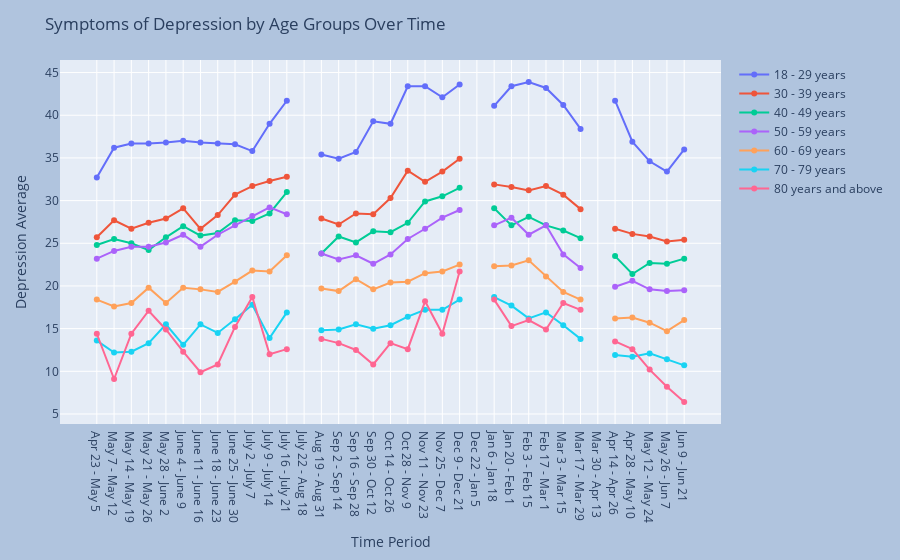

The notebook cell this image was saved under:
### Code cell
#Creating for loop to go through each Age subgroup each time period
#Depression by Age


fig = go.Figure()
for i in ageDF['Subgroup'].drop_duplicates():
    tempDF = ageDF['Subgroup'] == i                   
    tempdataDF=ageDF[tempDF]                                 #pulled age group name for each iteration in line above
    tempName = str(tempdataDF['Subgroup'])                   #names 790+ characters long so I trimmed them
    tempName = tempName[1:-778]                              
    tempName = tempName.strip()                              
    if len(tempName) > 13:                                   #one name is 965 characters so it needs extra trimming
        tempName = tempName[:-167]
    fig.add_trace(go.Scatter(x = tempdataDF['Time Period Label'], y = tempdataDF['Value'],
                            mode = 'lines+markers',
                            name = tempName))
                  
                                                             #create each line 

            
#format the layout of the table
fig.update_layout(title = 'Symptoms of Depression by Age Groups Over Time',
                 xaxis_title = 'Time Period',
                 yaxis_title = 'Depression Average', 
                  margin = dict(l = 60, r = 60, t = 60, b = 60), 
                  showlegend = True,
                 paper_bgcolor = "lightsteelblue")                
fig.update_yaxes(automargin = True)

#save and display figure
#fig.write_image('national_estimate_age_depression.svg')
fig.write_html('national_estimate_age_depression.html', full_html=False)
fig.show()

### Figure 1 — Plotly figure (JSON) as saved in the notebook; plotly's stock layout.template omitted (floating-point values rounded to 4 significant figures)
{"data": [{"mode": "lines+markers", "name": "18 - 29 years", "type": "scatter", "x": ["Apr 23 - May 5", "May 7 - May 12", "May 14 - May 19", "May 21 - May 26", "May 28 - June 2", "June 4 - June 9", "June 11 - June 16", "June 18 - June 23", "June 25 - June 30", "July 2 - July 7", "July 9 - July 14", "July 16 - July 21", "July 22 - Aug 18", "Aug 19 - Aug 31", "Sep 2 - Sep 14", "Sep 16 - Sep 28", "Sep 30 - Oct 12", "Oct 14 - Oct 26", "Oct 28 - Nov 9", "Nov 11 - Nov 23", "Nov 25 - Dec 7", "Dec 9 - Dec 21", "Dec 22 - Jan 5", "Jan 6 - Jan 18", "Jan 20 - Feb 1", "Feb 3 - Feb 15", "Feb 17 - Mar 1", "Mar 3 - Mar 15", "Mar 17 - Mar 29", "Mar 30 - Apr 13", "Apr 14 - Apr 26", "Apr 28 - May 10", "May 12 - May 24", "May 26 - Jun 7", "Jun 9 - Jun 21"], "y": [32.7, 36.2, 36.7, 36.7, 36.8, 37, 36.8, 36.7, 36.6, 35.8, 39, 41.7, null, 35.4, 34.9, 35.7, 39.3, 39, 43.4, 43.4, 42.1, 43.6, null, 41.1, 43.4, 43.9, 43.2, 41.2, 38.4, null, 41.7, 36.9, 34.6, 33.4, 36]}, {"mode": "lines+markers", "name": "30 - 39 years", "type": "scatter", "x": ["Apr 23 - May 5", "May 7 - May 12", "May 14 - May 19", "May 21 - May 26", "May 28 - June 2", "June 4 - June 9", "June 11 - June 16", "June 18 - June 23", "June 25 - June 30", "July 2 - July 7", "July 9 - July 14", "July 16 - July 21", "July 22 - Aug 18", "Aug 19 - Aug 31", "Sep 2 - Sep 14", "Sep 16 - Sep 28", "Sep 30 - Oct 12", "Oct 14 - Oct 26", "Oct 28 - Nov 9", "Nov 11 - Nov 23", "Nov 25 - Dec 7", "Dec 9 - Dec 21", "Dec 22 - Jan 5", "Jan 6 - Jan 18", "Jan 20 - Feb 1", "Feb 3 - Feb 15", "Feb 17 - Mar 1", "Mar 3 - Mar 15", "Mar 17 - Mar 29", "Mar 30 - Apr 13", "Apr 14 - Apr 26", "Apr 28 - May 10", "May 12 - May 24", "May 26 - Jun 7", "Jun 9 - Jun 21"], "y": [25.7, 27.7, 26.7, 27.4, 27.9, 29.1, 26.7, 28.3, 30.7, 31.7, 32.3, 32.8, null, 27.9, 27.2, 28.5, 28.4, 30.3, 33.5, 32.2, 33.4, 34.9, null, 31.9, 31.6, 31.2, 31.7, 30.7, 29, null, 26.7, 26.1, 25.8, 25.2, 25.4]}, {"mode": "lines+markers", "name": "40 - 49 years", "type": "scatter", "x": ["Apr 23 - May 5", "May 7 - May 12", "May 14 - May 19", "May 21 - May 26", "May 28 - June 2", "June 4 - June 9", "June 11 - June 16", "June 18 - June 23", "June 25 - June 30", "July 2 - July 7", "July 9 - July 14", "July 16 - July 21", "July 22 - Aug 18", "Aug 19 - Aug 31", "Sep 2 - Sep 14", "Sep 16 - Sep 28", "Sep 30 - Oct 12", "Oct 14 - Oct 26", "Oct 28 - Nov 9", "Nov 11 - Nov 23", "Nov 25 - Dec 7", "Dec 9 - Dec 21", "Dec 22 - Jan 5", "Jan 6 - Jan 18", "Jan 20 - Feb 1", "Feb 3 - Feb 15", "Feb 17 - Mar 1", "Mar 3 - Mar 15", "Mar 17 - Mar 29", "Mar 30 - Apr 13", "Apr 14 - Apr 26", "Apr 28 - May 10", "May 12 - May 24", "May 26 - Jun 7", "Jun 9 - Jun 21"], "y": [24.8, 25.5, 25, 24.2, 25.7, 27, 25.9, 26.2, 27.7, 27.6, 28.5, 31, null, 23.8, 25.8, 25.1, 26.4, 26.3, 27.4, 29.9, 30.5, 31.5, null, 29.1, 27.1, 28.1, 27.1, 26.5, 25.6, null, 23.5, 21.4, 22.7, 22.6, 23.2]}, {"mode": "lines+markers", "name": "50 - 59 years", "type": "scatter", "x": ["Apr 23 - May 5", "May 7 - May 12", "May 14 - May 19", "May 21 - May 26", "May 28 - June 2", "June 4 - June 9", "June 11 - June 16", "June 18 - June 23", "June 25 - June 30", "July 2 - July 7", "July 9 - July 14", "July 16 - July 21", "July 22 - Aug 18", "Aug 19 - Aug 31", "Sep 2 - Sep 14", "Sep 16 - Sep 28", "Sep 30 - Oct 12", "Oct 14 - Oct 26", "Oct 28 - Nov 9", "Nov 11 - Nov 23", "Nov 25 - Dec 7", "Dec 9 - Dec 21", "Dec 22 - Jan 5", "Jan 6 - Jan 18", "Jan 20 - Feb 1", "Feb 3 - Feb 15", "Feb 17 - Mar 1", "Mar 3 - Mar 15", "Mar 17 - Mar 29", "Mar 30 - Apr 13", "Apr 14 - Apr 26", "Apr 28 - May 10", "May 12 - May 24", "May 26 - Jun 7", "Jun 9 - Jun 21"], "y": [23.2, 24.1, 24.6, 24.6, 25.1, 26, 24.6, 26, 27.1, 28.2, 29.2, 28.4, null, 23.8, 23.1, 23.6, 22.6, 23.7, 25.5, 26.7, 28, 28.9, null, 27.1, 28, 26, 27.1, 23.7, 22.1, null, 19.9, 20.6, 19.6, 19.4, 19.5]}, {"mode": "lines+markers", "name": "60 - 69 years", "type": "scatter", "x": ["Apr 23 - May 5", "May 7 - May 12", "May 14 - May 19", "May 21 - May 26", "May 28 - June 2", "June 4 - June 9", "June 11 - June 16", "June 18 - June 23", "June 25 - June 30", "July 2 - July 7", "July 9 - July 14", "July 16 - July 21", "July 22 - Aug 18", "Aug 19 - Aug 31", "Sep 2 - Sep 14", "Sep 16 - Sep 28", "Sep 30 - Oct 12", "Oct 14 - Oct 26", "Oct 28 - Nov 9", "Nov 11 - Nov 23", "Nov 25 - Dec 7", "Dec 9 - Dec 21", "Dec 22 - Jan 5", "Jan 6 - Jan 18", "Jan 20 - Feb 1", "Feb 3 - Feb 15", "Feb 17 - Mar 1", "Mar 3 - Mar 15", "Mar 17 - Mar 29", "Mar 30 - Apr 13", "Apr 14 - Apr 26", "Apr 28 - May 10", "May 12 - May 24", "May 26 - Jun 7", "Jun 9 - Jun 21"], "y": [18.4, 17.6, 18, 19.8, 18, 19.8, 19.6, 19.3, 20.5, 21.8, 21.7, 23.6, null, 19.7, 19.4, 20.8, 19.6, 20.4, 20.5, 21.5, 21.7, 22.5, null, 22.3, 22.4, 23, 21.1, 19.3, 18.4, null, 16.2, 16.3, 15.7, 14.7, 16]}, {"mode": "lines+markers", "name": "70 - 79 years", "type": "scatter", "x": ["Apr 23 - May 5", "May 7 - May 12", "May 14 - May 19", "May 21 - May 26", "May 28 - June 2", "June 4 - June 9", "June 11 - June 16", "June 18 - June 23", "June 25 - June 30", "July 2 - July 7", "July 9 - July 14", "July 16 - July 21", "July 22 - Aug 18", "Aug 19 - Aug 31", "Sep 2 - Sep 14", "Sep 16 - Sep 28", "Sep 30 - Oct 12", "Oct 14 - Oct 26", "Oct 28 - Nov 9", "Nov 11 - Nov 23", "Nov 25 - Dec 7", "Dec 9 - Dec 21", "Dec 22 - Jan 5", "Jan 6 - Jan 18", "Jan 20 - Feb 1", "Feb 3 - Feb 15", "Feb 17 - Mar 1", "Mar 3 - Mar 15", "Mar 17 - Mar 29", "Mar 30 - Apr 13", "Apr 14 - Apr 26", "Apr 28 - May 10", "May 12 - May 24", "May 26 - Jun 7", "Jun 9 - Jun 21"], "y": [13.6, 12.2, 12.3, 13.3, 15.5, 13.1, 15.5, 14.5, 16.1, 17.8, 13.9, 16.9, null, 14.8, 14.9, 15.5, 15, 15.4, 16.4, 17.2, 17.2, 18.4, null, 18.7, 17.7, 16.2, 16.9, 15.4, 13.8, null, 11.9, 11.7, 12.1, 11.4, 10.7]}, {"mode": "lines+markers", "name": "80 years and above", "type": "scatter", "x": ["Apr 23 - May 5", "May 7 - May 12", "May 14 - May 19", "May 21 - May 26", "May 28 - June 2", "June 4 - June 9", "June 11 - June 16", "June 18 - June 23", "June 25 - June 30", "July 2 - July 7", "July 9 - July 14", "July 16 - July 21", "July 22 - Aug 18", "Aug 19 - Aug 31", "Sep 2 - Sep 14", "Sep 16 - Sep 28", "Sep 30 - Oct 12", "Oct 14 - Oct 26", "Oct 28 - Nov 9", "Nov 11 - Nov 23", "Nov 25 - Dec 7", "Dec 9 - Dec 21", "Dec 22 - Jan 5", "Jan 6 - Jan 18", "Jan 20 - Feb 1", "Feb 3 - Feb 15", "Feb 17 - Mar 1", "Mar 3 - Mar 15", "Mar 17 - Mar 29", "Mar 30 - Apr 13", "Apr 14 - Apr 26", "Apr 28 - May 10", "May 12 - May 24", "May 26 - Jun 7", "Jun 9 - Jun 21"], "y": [14.4, 9.1, 14.4, 17.1, 14.9, 12.3, 9.9, 10.8, 15.2, 18.7, 12, 12.6, null, 13.8, 13.3, 12.5, 10.8, 13.3, 12.6, 18.2, 14.4, 21.7, null, 18.4, 15.3, 16, 14.9, 18, 17.2, null, 13.5, 12.6, 10.2, 8.2, 6.4]}], "layout": {"autosize": true, "margin": {"b": 60, "l": 60, "r": 60, "t": 60}, "paper_bgcolor": "lightsteelblue", "showlegend": true, "title": {"text": "Symptoms of Depression by Age Groups Over Time"}, "xaxis": {"autorange": true, "range": [-2.174, 36.17], "title": {"text": "Time Period"}, "type": "category"}, "yaxis": {"automargin": true, "autorange": true, "range": [3.561, 46.74], "title": {"text": "Depression Average"}, "type": "linear"}}}
